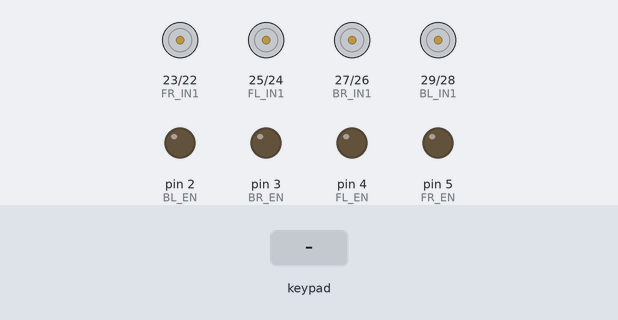
The sketch below on a simulated Arduino Mega 2560, built with avr-gcc and run on an emulated ATmega2560. Shown: motor-driver pin pairs drawn as motors (green arrow = first pin HIGH = forward, orange = second pin HIGH = backward, longer = more drive), output pins drawn as LEDs (lit = HIGH). The inputs (shaded band) are chosen by the test bench. EEPROM starts erased; what the sketch prints to the serial monitor is not drawn.

Above: at 2.8 s.
2.9 s: key 'U' pressed
At 3.1 s:
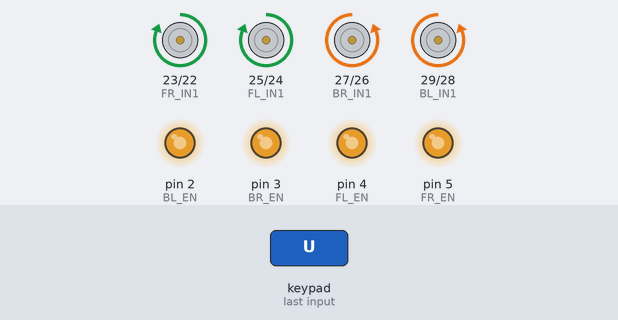
4.8 s: key 'D' pressed
At 5.02 s:
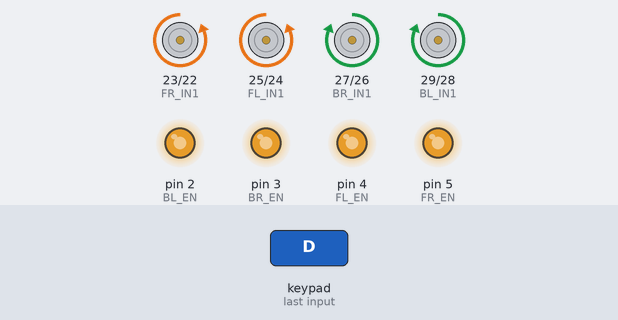
6.7 s: key 'L' pressed
At 6.93 s:
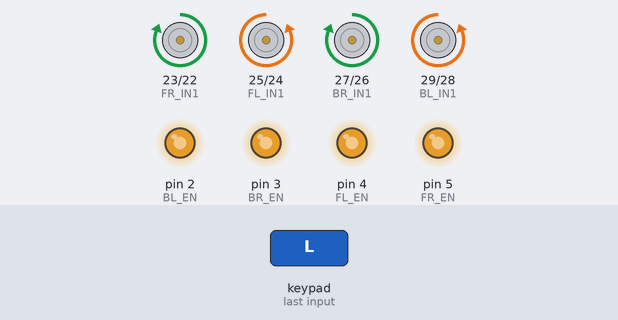
8.6 s: key 'R' pressed
At 8.8 s:
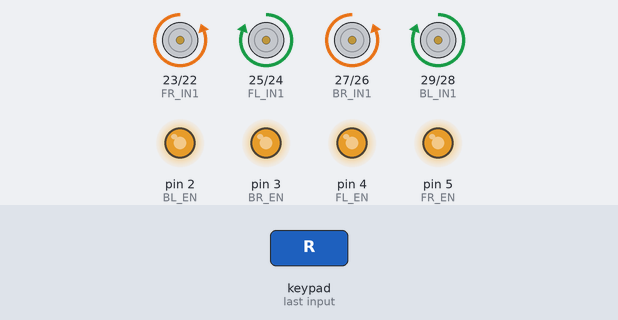
Timing chart, 0 to 11.6 s (numbered marks = the images above; inputs shaded):
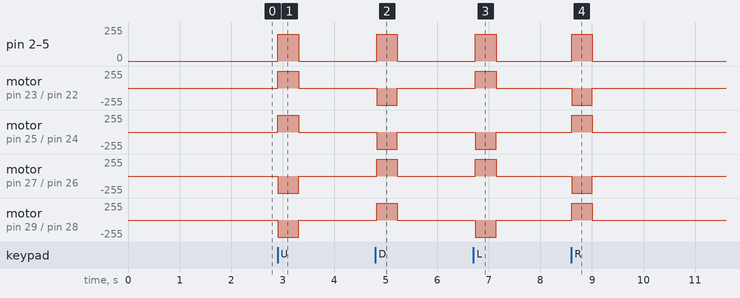

Measured:
- after the input at 2.9 s, pin 2 (BL_EN), pin 3 (BR_EN): 0/255 → 200/255 at once, → 0/255 0.40 s later
- after the input at 4.8 s, pin 2 (BL_EN), pin 3 (BR_EN): 0/255 → 200/255 at once, → 0/255 0.40 s later
- after the input at 6.7 s, pin 2 (BL_EN), pin 3 (BR_EN): 0/255 → 200/255 at once, → 0/255 0.40 s later
- after the input at 8.6 s, pin 2 (BL_EN), pin 3 (BR_EN): 0/255 → 200/255 at once, → 0/255 0.40 s later

The sketch:

main.ino
```cpp
#include "initialization.h"
#include "movement.h"
#include "ps2control.h"
#include "persistent_log.h"

void setup() {
  Serial.begin(115200);
  logEnsureInit();
  logAppend("BOOT");
  initPins();
  stopAllMotors();
  delay(1500); // wait PS2 Bluetooth receiver to power up when using external supply
  Serial.println("PS2 → Bluetooth control test");
  Serial.println("Type 'L' to dump EEPROM logs, 'C' to clear logs.");

  bool ok = initPS2();
  if (ok) Serial.println("PS2 controller initialized");
  else Serial.println("PS2 init failed - check wiring and library");
}

void loop() {
  if (Serial.available() > 0) {
    char cmd = (char)Serial.read();
    if (cmd == 'L' || cmd == 'l') {
      logDumpToSerial(Serial);
    } else if (cmd == 'C' || cmd == 'c') {
      logClear();
      Serial.println("[EEPROM LOG] cleared");
      logAppend("LOG CLEARED");
    }
  }

  // Read PS2 and control movement. Adjust speed if needed.
  handlePS2(200);
  delay(50);
}
```

initialization.h
```cpp
#ifndef INITIALIZATION_H
#define INITIALIZATION_H

#include <Arduino.h>

// Pin mapping - modify to match your wiring
// EN pins should be PWM-capable on Mega (e.g., 2,3,4,5,44,45,46)
// Front L298N module: IN1,IN2,IN3,IN4 = 25,24,23,22 ; ENA=4 ENB=5
static const uint8_t FL_IN1 = 25;
static const uint8_t FL_IN2 = 24;
static const uint8_t FL_EN  = 4;   // Front-Left PWM (ENA)

static const uint8_t FR_IN1 = 23;
static const uint8_t FR_IN2 = 22;
static const uint8_t FR_EN  = 5;   // Front-Right PWM (ENB)

// Back L298N module: IN1,IN2,IN3,IN4 = 31,30,29,28 ; ENA=2 ENB=3
static const uint8_t BL_IN1 = 29;
static const uint8_t BL_IN2 = 28;
static const uint8_t BL_EN  = 2;   // Back-Left PWM (ENA)

static const uint8_t BR_IN1 = 27;
static const uint8_t BR_IN2 = 26;
static const uint8_t BR_EN  = 3;   // Back-Right PWM (ENB)

// Initialize pin directions and ensure motors are stopped (does not call stopAllMotors to avoid header cycle)
static inline void initPins() {
  // direction pins
  pinMode(FL_IN1, OUTPUT); pinMode(FL_IN2, OUTPUT); pinMode(FL_EN, OUTPUT);
  pinMode(FR_IN1, OUTPUT); pinMode(FR_IN2, OUTPUT); pinMode(FR_EN, OUTPUT);
  pinMode(BL_IN1, OUTPUT); pinMode(BL_IN2, OUTPUT); pinMode(BL_EN, OUTPUT);
  pinMode(BR_IN1, OUTPUT); pinMode(BR_IN2, OUTPUT); pinMode(BR_EN, OUTPUT);

  // default to stopped
  digitalWrite(FL_IN1, LOW); digitalWrite(FL_IN2, LOW); analogWrite(FL_EN, 0);
  digitalWrite(FR_IN1, LOW); digitalWrite(FR_IN2, LOW); analogWrite(FR_EN, 0);
  digitalWrite(BL_IN1, LOW); digitalWrite(BL_IN2, LOW); analogWrite(BL_EN, 0);
  digitalWrite(BR_IN1, LOW); digitalWrite(BR_IN2, LOW); analogWrite(BR_EN, 0);
}

#endif // INITIALIZATION_H
```

movement.h
```cpp
#ifndef MOVEMENT_H
#define MOVEMENT_H

#include <Arduino.h>
#include "initialization.h"

// Simple per-wheel movement helpers. Implemented as static inline to allow inclusion in a single-file Arduino sketch.

// Direction constants for setMotor convenience
enum MotorDir { MOTOR_STOP = 0, MOTOR_FORWARD = 1, MOTOR_BACKWARD = 2 };

// FRONT LEFT
static inline void frontLeftForward(uint8_t speed) {
  digitalWrite(FL_IN1, HIGH);
  digitalWrite(FL_IN2, LOW);
  analogWrite(FL_EN, speed);
}
static inline void frontLeftBackward(uint8_t speed) {
  digitalWrite(FL_IN1, LOW);
  digitalWrite(FL_IN2, HIGH);
  analogWrite(FL_EN, speed);
}
static inline void frontLeftStop() {
  digitalWrite(FL_IN1, LOW);
  digitalWrite(FL_IN2, LOW);
  analogWrite(FL_EN, 0);
}

// FRONT RIGHT
static inline void frontRightForward(uint8_t speed) {
  digitalWrite(FR_IN1, HIGH);
  digitalWrite(FR_IN2, LOW);
  analogWrite(FR_EN, speed);
}
static inline void frontRightBackward(uint8_t speed) {
  digitalWrite(FR_IN1, LOW);
  digitalWrite(FR_IN2, HIGH);
  analogWrite(FR_EN, speed);
}
static inline void frontRightStop() {
  digitalWrite(FR_IN1, LOW);
  digitalWrite(FR_IN2, LOW);
  analogWrite(FR_EN, 0);
}

// BACK LEFT
static inline void backLeftForward(uint8_t speed) {
  digitalWrite(BL_IN1, LOW);
  digitalWrite(BL_IN2, HIGH);
  analogWrite(BL_EN, speed);
}
static inline void backLeftBackward(uint8_t speed) {
  digitalWrite(BL_IN1, HIGH);
  digitalWrite(BL_IN2, LOW);
  analogWrite(BL_EN, speed);
}
static inline void backLeftStop() {
  digitalWrite(BL_IN1, LOW);
  digitalWrite(BL_IN2, LOW);
  analogWrite(BL_EN, 0);
}

// BACK RIGHT
static inline void backRightForward(uint8_t speed) {
  digitalWrite(BR_IN1, LOW);
  digitalWrite(BR_IN2, HIGH);
  analogWrite(BR_EN, speed);
}
static inline void backRightBackward(uint8_t speed) {
  digitalWrite(BR_IN1, HIGH);
  digitalWrite(BR_IN2, LOW);
  analogWrite(BR_EN, speed);
}
static inline void backRightStop() {
  digitalWrite(BR_IN1, LOW);
  digitalWrite(BR_IN2, LOW);
  analogWrite(BR_EN, 0);
}

// Convenience functions
static inline void stopAllMotors() {
  frontLeftStop();
  frontRightStop();
  backLeftStop();
  backRightStop();
}

// index: 0=FL,1=FR,2=BL,3=BR
static inline void setMotor(uint8_t index, MotorDir dir, uint8_t speed) {
  switch (index) {
    case 0:
      if (dir == MOTOR_FORWARD) frontLeftForward(speed);
      else if (dir == MOTOR_BACKWARD) frontLeftBackward(speed);
      else frontLeftStop();
      break;
    case 1:
      if (dir == MOTOR_FORWARD) frontRightForward(speed);
      else if (dir == MOTOR_BACKWARD) frontRightBackward(speed);
      else frontRightStop();
      break;
    case 2:
      if (dir == MOTOR_FORWARD) backLeftForward(speed);
      else if (dir == MOTOR_BACKWARD) backLeftBackward(speed);
      else backLeftStop();
      break;
    case 3:
      if (dir == MOTOR_FORWARD) backRightForward(speed);
      else if (dir == MOTOR_BACKWARD) backRightBackward(speed);
      else backRightStop();
      break;
    default:
      // invalid index -> stop
      stopAllMotors();
      break;
  }
}

#endif // MOVEMENT_H
```

persistent_log.h
```cpp
#ifndef PERSISTENT_LOG_H
#define PERSISTENT_LOG_H

#include <Arduino.h>
#include <EEPROM.h>

static const uint16_t LOG_MAGIC_ADDR = 0;
static const uint16_t LOG_HEAD_ADDR = 2;   // next write position in data region
static const uint16_t LOG_COUNT_ADDR = 4;  // number of valid bytes in data region
static const uint16_t LOG_DATA_START = 6;
static const uint16_t LOG_DATA_SIZE = 1024; // Mega2560 EEPROM is 4096 bytes; reserve 1KB for logs
static const uint16_t LOG_MAGIC = 0xB10F;

static inline uint16_t logDataEnd() { return (uint16_t)(LOG_DATA_START + LOG_DATA_SIZE); }

static inline uint16_t readU16(uint16_t addr) {
  uint16_t v = EEPROM.read(addr);
  v |= (uint16_t)EEPROM.read(addr + 1) << 8;
  return v;
}

static inline void writeU16(uint16_t addr, uint16_t value) {
  EEPROM.update(addr, (uint8_t)(value & 0xFF));
  EEPROM.update(addr + 1, (uint8_t)((value >> 8) & 0xFF));
}

static inline void logEnsureInit() {
  if (readU16(LOG_MAGIC_ADDR) != LOG_MAGIC) {
    writeU16(LOG_MAGIC_ADDR, LOG_MAGIC);
    writeU16(LOG_HEAD_ADDR, LOG_DATA_START);
    writeU16(LOG_COUNT_ADDR, 0);
  }
}

static inline void logClear() {
  writeU16(LOG_HEAD_ADDR, LOG_DATA_START);
  writeU16(LOG_COUNT_ADDR, 0);
}

static inline uint16_t logHead() { return readU16(LOG_HEAD_ADDR); }
static inline uint16_t logCount() { return readU16(LOG_COUNT_ADDR); }

static inline uint16_t logAdvance(uint16_t p) {
  p++;
  if (p >= logDataEnd()) p = LOG_DATA_START;
  return p;
}

static inline void logPushByte(uint8_t b) {
  uint16_t head = logHead();
  uint16_t count = logCount();

  EEPROM.update(head, b);
  head = logAdvance(head);

  if (count < LOG_DATA_SIZE) count++;
  writeU16(LOG_HEAD_ADDR, head);
  writeU16(LOG_COUNT_ADDR, count);
}

static inline void logAppend(const char *msg) {
  if (!msg) return;
  while (*msg) {
    logPushByte((uint8_t)*msg++);
  }
  logPushByte((uint8_t)'\n');
}

static inline void logAppendKV(const char *prefix, int value) {
  char buf[40];
  snprintf(buf, sizeof(buf), "%s%d", prefix, value);
  logAppend(buf);
}

static inline void logDumpToSerial(Stream &out) {
  uint16_t head = logHead();
  uint16_t count = logCount();
  if (count == 0) {
    out.println(F("[EEPROM LOG] <empty>"));
    return;
  }

  uint16_t start = head;
  if (count < LOG_DATA_SIZE) {
    start = (uint16_t)(LOG_DATA_START + (head - LOG_DATA_START + LOG_DATA_SIZE - count) % LOG_DATA_SIZE);
  }

  out.println(F("[EEPROM LOG] ===== BEGIN ====="));
  uint16_t p = start;
  for (uint16_t i = 0; i < count; i++) {
    out.write(EEPROM.read(p));
    p = logAdvance(p);
  }
  out.println();
  out.println(F("[EEPROM LOG] ===== END ====="));
}

#endif // PERSISTENT_LOG_H
```

ps2control.h
```cpp
#ifndef PS2CONTROL_H
#define PS2CONTROL_H

#include <Arduino.h>
#include <PS2X_lib.h>
#include "movement.h"
#include "initialization.h"
#include "persistent_log.h"

// PS2 pins (Arduino Mega SPI): DAT(MISO)=50 CMD(MOSI)=51 CLK(SCK)=52 ATT(CS)=53
static const uint8_t PS2_DAT = 50;
static const uint8_t PS2_CMD = 51;
static const uint8_t PS2_CLK = 52;
static const uint8_t PS2_ATT = 53;

static PS2X ps2x;
static bool ps2_ok = false;
static unsigned long ps2_last_init_ms = 0;
static const unsigned long PS2_RETRY_INTERVAL_MS = 1000;
static uint8_t ps2_init_mode = 0;
static int8_t ps2_last_logged_error = -127;
static unsigned long ps2_last_error_log_ms = 0;
static const unsigned long PS2_ERROR_LOG_MIN_INTERVAL_MS = 15000;

static inline bool initPS2() {
  // Rotate init modes to improve compatibility with different receivers/power conditions.
  // mode 0: pressures=true,  rumble=false
  // mode 1: pressures=false, rumble=false
  // mode 2: pressures=true,  rumble=true
  // mode 3: pressures=false, rumble=true
  bool pressures = (ps2_init_mode == 0 || ps2_init_mode == 2);
  bool rumble = (ps2_init_mode == 2 || ps2_init_mode == 3);

  ps2_last_init_ms = millis();
  int error = ps2x.config_gamepad(PS2_CLK, PS2_CMD, PS2_ATT, PS2_DAT, pressures, rumble);
  ps2_init_mode = (uint8_t)((ps2_init_mode + 1) & 0x03);

  if (error == 0) {
    ps2_ok = true;
    ps2_last_logged_error = -127;
    logAppend("PS2 init ok");
    return true;
  }
  ps2_ok = false;
  if ((int8_t)error != ps2_last_logged_error ||
      (millis() - ps2_last_error_log_ms) >= PS2_ERROR_LOG_MIN_INTERVAL_MS) {
    logAppendKV("PS2 init err=", error);
    ps2_last_logged_error = (int8_t)error;
    ps2_last_error_log_ms = millis();
  }
  return false;
}

// Call this regularly in loop; maps D-pad to translation (mecanum)
static inline void handlePS2(uint8_t speed = 200) {
  if (!ps2_ok) {
    if (millis() - ps2_last_init_ms >= PS2_RETRY_INTERVAL_MS) {
      initPS2();
    }
    stopAllMotors();
    return;
  }

  ps2x.read_gamepad(false, 0);

  bool up = ps2x.Button(PSB_PAD_UP);
  bool down = ps2x.Button(PSB_PAD_DOWN);
  bool left = ps2x.Button(PSB_PAD_LEFT);
  bool right = ps2x.Button(PSB_PAD_RIGHT);

  // Mapping for mecanum wheels (translation):
  // Forward: all forward
  // Backward: all backward
  // Strafe right: FL forward, FR backward, BL backward, BR forward
  // Strafe left:  FL backward, FR forward,  BL forward,  BR backward

  if (up && !down && !left && !right) {
    // forward
    setMotor(0, MOTOR_FORWARD, speed);
    setMotor(1, MOTOR_FORWARD, speed);
    setMotor(2, MOTOR_FORWARD, speed);
    setMotor(3, MOTOR_FORWARD, speed);
  } else if (down && !up && !left && !right) {
    // backward
    setMotor(0, MOTOR_BACKWARD, speed);
    setMotor(1, MOTOR_BACKWARD, speed);
    setMotor(2, MOTOR_BACKWARD, speed);
    setMotor(3, MOTOR_BACKWARD, speed);
  } else if (left && !up && !down && !right) {
    // strafe left
    setMotor(0, MOTOR_BACKWARD, speed); // FL
    setMotor(1, MOTOR_FORWARD, speed);  // FR
    setMotor(2, MOTOR_FORWARD, speed);  // BL
    setMotor(3, MOTOR_BACKWARD, speed); // BR
  } else if (right && !up && !down && !left) {
    // strafe right
    setMotor(0, MOTOR_FORWARD, speed);  // FL
    setMotor(1, MOTOR_BACKWARD, speed); // FR
    setMotor(2, MOTOR_BACKWARD, speed); // BL
    setMotor(3, MOTOR_FORWARD, speed);  // BR
  } else if (up && left && !down && !right) {
    // forward + left (diagonal) - mix: reduce speed on some wheels for smoother move
    setMotor(0, MOTOR_FORWARD, (uint8_t)(speed * 0.7));
    setMotor(1, MOTOR_FORWARD, (uint8_t)(speed * 0.4));
    setMotor(2, MOTOR_FORWARD, (uint8_t)(speed * 0.4));
    setMotor(3, MOTOR_FORWARD, (uint8_t)(speed * 0.7));
  } else if (up && right && !down && !left) {
    setMotor(0, MOTOR_FORWARD, (uint8_t)(speed * 0.4));
    setMotor(1, MOTOR_FORWARD, (uint8_t)(speed * 0.7));
    setMotor(2, MOTOR_FORWARD, (uint8_t)(speed * 0.7));
    setMotor(3, MOTOR_FORWARD, (uint8_t)(speed * 0.4));
  } else {
    // no directional pad pressed or conflicting inputs -> stop
    stopAllMotors();
  }
}

#endif // PS2CONTROL_H
```
